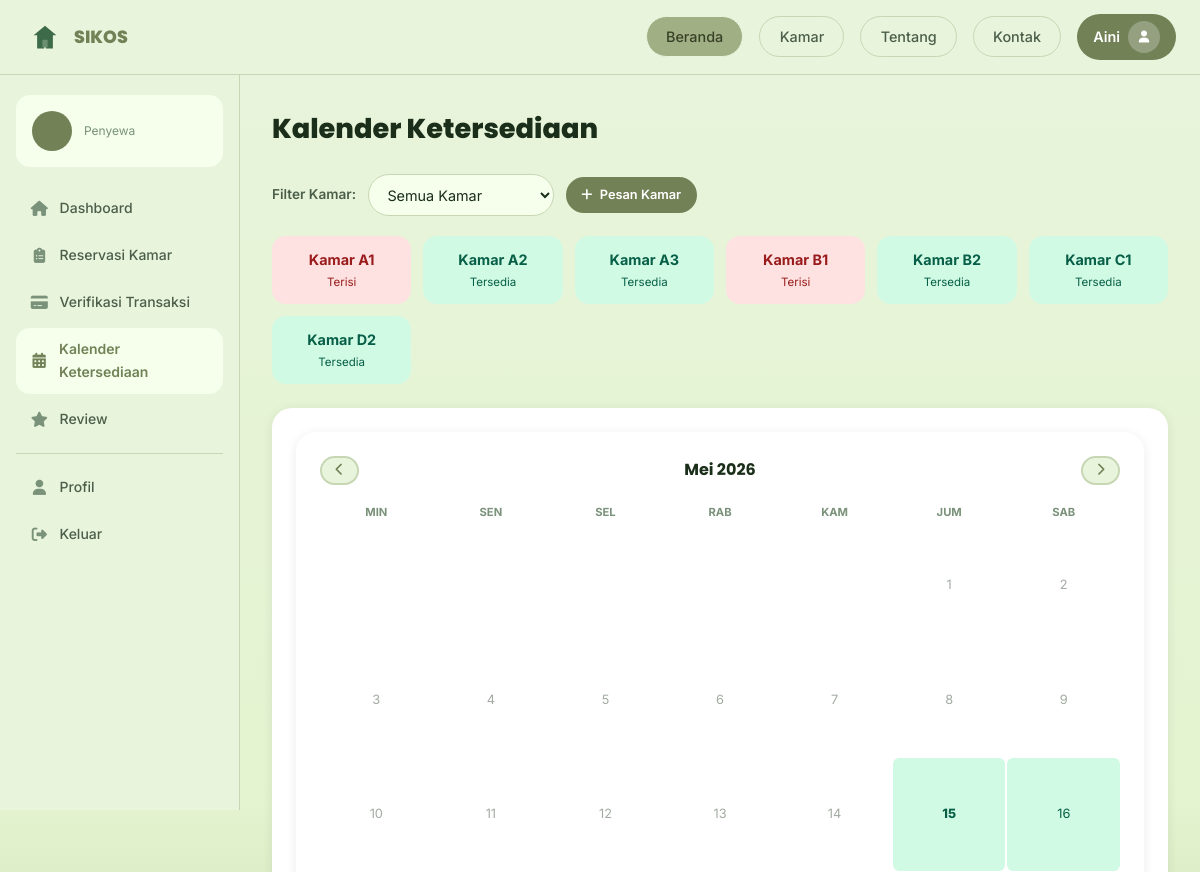
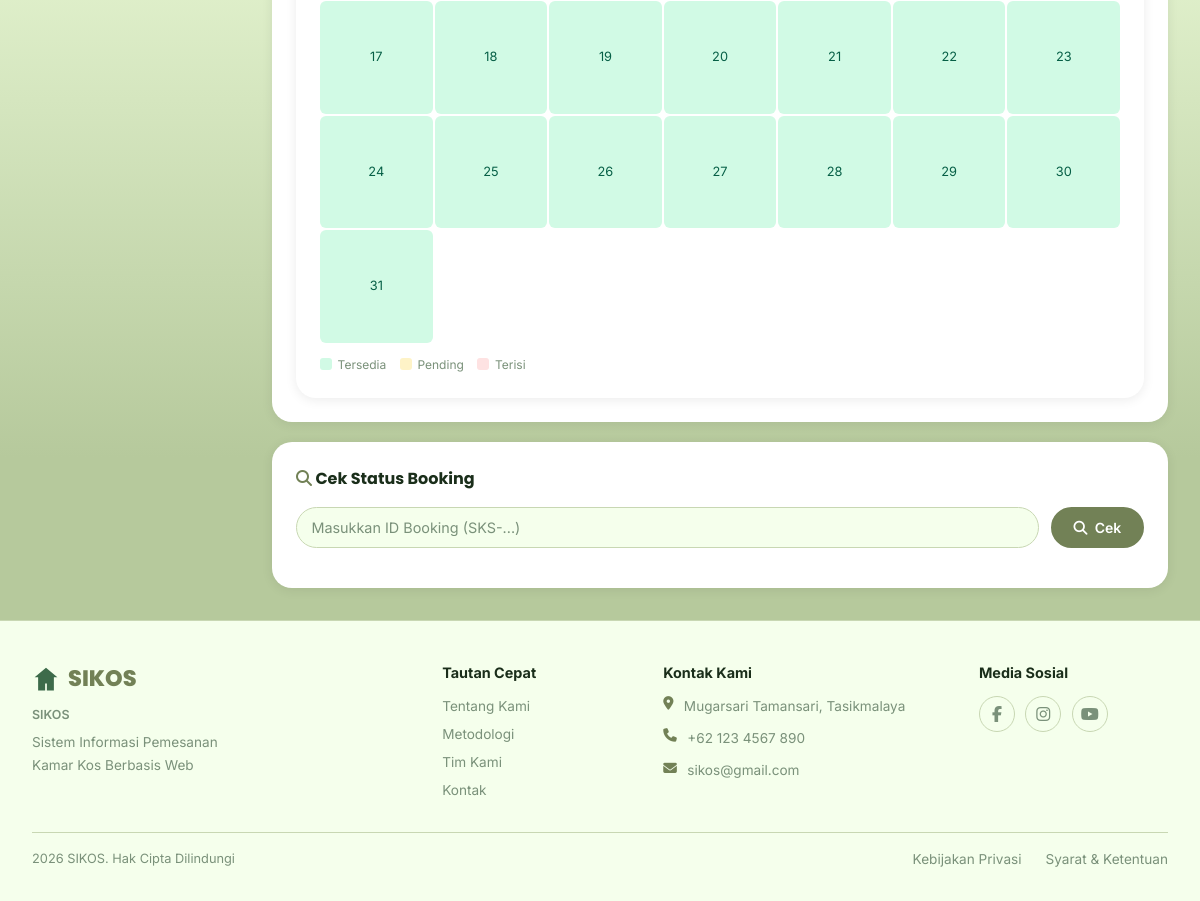
Screenshot of /pages/user/kalender.php (signed in) with the database file from the repository (2 pictures, top to bottom).
### tables this page shows
CREATE TABLE IF NOT EXISTS kamar (
    id_kamar INT AUTO_INCREMENT PRIMARY KEY,
    id_admin INT NOT NULL,
    nomor_kamar VARCHAR(20) NOT NULL UNIQUE,
    tipe VARCHAR(50) NOT NULL DEFAULT 'Standar',
    lantai INT NOT NULL DEFAULT 1,
    harga_per_bulan DECIMAL(12,2) NOT NULL,
    status_ketersediaan ENUM('Tersedia','Terisi','Perbaikan') NOT NULL DEFAULT 'Tersedia',
    deskripsi TEXT,
    foto VARCHAR(255) DEFAULT NULL,
    keterangan TEXT,
    created_at TIMESTAMP DEFAULT CURRENT_TIMESTAMP,
    updated_at TIMESTAMP DEFAULT CURRENT_TIMESTAMP ON UPDATE CURRENT_TIMESTAMP,
    FOREIGN KEY (id_admin) REFERENCES admin(id_admin) ON DELETE CASCADE
);

### backend/config/database.php (called while the page is built, shortened)
<?php
class DB {
    private static $conn = null;
    public static function get(): mysqli {
        if (!self::$conn) {
            self::$conn = new mysqli(DB_HOST, DB_USER, DB_PASS, DB_NAME);
            self::$conn->set_charset('utf8mb4');
        }
        return self::$conn;
    }
    public static function q(string $sql) { return self::get()->query($sql); }
}

### pages/user/kalender.php (the view, shortened to what this page needs)
<?php
require_once __DIR__ . '/../../backend/config/database.php';
$pe = getPenyewa();
$initials = strtoupper(implode('', array_map(fn($w)=>$w[0], array_slice(explode(' ', $pe['nama']), 0, 2))));
$kamarList = DB::q("SELECT id_kamar,nomor_kamar,tipe,status_ketersediaan FROM kamar ORDER BY lantai,nomor_kamar")->fetch_all(MYSQLI_ASSOC);
?>
<?php include __DIR__ . '/../../pages/partials/header.php'; ?>
<div class="app-layout">
  <aside class="sidebar" id="sidebar">
    <div class="sidebar-profile">
      <div class="sidebar-avatar"><?= $initials ?></div>
      <div><div class="sidebar-name"><?= htmlspecialchars($pe['nama']) ?></div><div class="sidebar-role">Penyewa</div></div>
    </div>
    <a href="<?= APP_URL ?>/pages/user/dashboard.php" class="sidebar-link"><i class="fas fa-home"></i> Dashboard</a>
    <a href="<?= APP_URL ?>/pages/user/booking.php" class="sidebar-link"><i class="fas fa-clipboard-list"></i> Reservasi Kamar</a>
    <a href="<?= APP_URL ?>/pages/user/verifikasi.php" class="sidebar-link"><i class="fas fa-credit-card"></i> Verifikasi Transaksi</a>
    <a href="<?= APP_URL ?>/pages/user/kalender.php" class="sidebar-link active"><i class="fas fa-calendar-alt"></i> Kalender Ketersediaan</a>
    <a href="<?= APP_URL ?>/pages/review.php" class="sidebar-link"><i class="fas fa-star"></i> Review</a>
    <div class="sidebar-sep"></div>
    <a href="javascript:void(0)" class="sidebar-link" onclick="showProfil()"><i class="fas fa-user"></i> Profil</a>
    <a href="javascript:void(0)" class="sidebar-link" onclick="confirmLogout()"><i class="fas fa-sign-out-alt"></i> Keluar</a>
  </aside>
  <main class="main-content">
    <h1 style="font-size:1.7rem;font-weight:800;margin-bottom:1.5rem">Kalender Ketersediaan</h1>
    <div style="margin-bottom:1.25rem;display:flex;align-items:center;gap:.75rem;flex-wrap:wrap">
      <label class="form-label" style="margin:0;white-space:nowrap">Filter Kamar:</label>
      <select id="filterKamar" class="form-control" style="width:auto;min-width:180px;border-radius:var(--r3)" onchange="initCal()">
        <option value="">Semua Kamar</option>
      </select>
      <a href="<?= APP_URL ?>/pages/user/booking.php" class="btn btn-primary btn-sm"><i class="fas fa-plus"></i> Pesan Kamar</a>
    </div>
    <div style="display:grid;grid-template-columns:repeat(auto-fill,minmax(130px,1fr));gap:.75rem;margin-bottom:1.5rem">
      <?php foreach ($kamarList as $k):
        $statusColor = $k['status_ketersediaan'] === 'Tersedia' ? '#d1fae5' : ($k['status_ketersediaan'] === 'Terisi' ? '#fee2e2' : '#fef3c7');
        $textColor   = $k['status_ketersediaan'] === 'Tersedia' ? '#065f46' : ($k['status_ketersediaan'] === 'Terisi' ? '#991b1b' : '#92400e');
      ?>
      <div style="background:<?= $statusColor ?>;border-radius:var(--r);padding:.75rem;text-align:center;cursor:pointer;transition:transform .15s" onclick="filterToKamar(<?= $k['id_kamar'] ?>)" title="Kamar <?= htmlspecialchars($k['nomor_kamar']) ?>">
        <div style="font-weight:700;font-size:.9rem;color:<?= $textColor ?>">Kamar <?= htmlspecialchars($k['nomor_kamar']) ?></div>
        <div style="font-size:.72rem;color:<?= $textColor ?>;margin-top:.15rem"><?= htmlspecialchars($k['status_ketersediaan']) ?></div>
      </div>
      <?php endforeach; ?>
    </div>
    <div class="card" style="padding:1.5rem">
      <div id="calContainer"></div>
    </div>
    <div class="card" style="padding:1.5rem;margin-top:1.25rem">
      <h3 style="font-size:1rem;font-weight:700;margin-bottom:1rem"><i class="fas fa-search" style="color:var(--green)"></i> Cek Status Booking</h3>
      <div style="display:flex;gap:.75rem;flex-wrap:wrap">
        <input type="text" id="cekKode" class="form-control" style="flex:1;min-width:200px;border-radius:var(--r3)" placeholder="Masukkan ID Booking (SKS-...)">
        <button class="btn btn-primary" onclick="cekBooking()"><i class="fas fa-search"></i> Cek</button>
      </div>
    </div>
  </main>
</div>
<?php include __DIR__ . '/../../pages/partials/footer.php'; ?>
</body>
</html>

### public/css/style.css (style rules this page uses)
:root { --bg: #E8F4DC; --bg2: #E8F4DC; --white: #ffffff; --card: #EFF3E5; --green: #728156; --green2: #728156; --green3: #728156; --green-lt: #E8F4DC; --green-xl: #F5FFEC; --accent: #728156; --text: #1a2e1a; --text2: #4a5e4a; --text3: #7a917a; --border: #c8d7b3; --red: #c0392b; --orange: #e67e22; --blue: #2980b9; --shadow: 0 2px 12px rgba(0,0,0,.08); --shadow2: 0 4px 20px rgba(0,0,0,.12); --r: 14px; --r2: 20px; --r3: 50px; }
*,*::before,*::after { box-sizing:border-box;margin:0;padding:0 }
html { scroll-behavior:smooth;font-size:16px }
body { font-family:'Inter',system-ui,sans-serif; background: linear-gradient( 180deg, #E8F4DC 0%, #e4f4d0 45%, #B6C99C 75%, #B6C99C 100% ); background-attachment: fixed; color:var(--text); line-height:1.6; }
* { scrollbar-width:thin;scrollbar-color:rgba(114,129,86,.8) rgba(232,244,220,.7) }
a { text-decoration:none;color:inherit }
button,input,select,textarea { font-family:inherit }
h1,h2,h3,h4 { font-family:'Poppins',sans-serif }
.app-layout { display:flex; min-height:calc(100vh - 65px); background:transparent; }
.sidebar { width:240px;min-width:240px;background:var(--bg); border-right:1px solid var(--border);padding:1.25rem 1rem; display:flex;flex-direction:column;gap:.25rem; position:sticky;top:65px;height:calc(100vh - 65px);overflow-y:auto; }
.sidebar-profile { background:var(--green-xl);border-radius:var(--r);padding:1rem; display:flex;align-items:center;gap:.75rem;margin-bottom:1rem; }
.sidebar-avatar { width:40px;height:40px;border-radius:50%;background:var(--green2); color:var(--white);display:flex;align-items:center;justify-content:center; font-weight:700;font-size:.95rem;flex-shrink:0; }
.sidebar-role { font-size:.75rem;color:var(--text3) }
.sidebar-sep { height:1px;background:var(--border);margin:.5rem 0 }
.sidebar-link { display:flex;align-items:center;gap:.7rem;padding:.65rem .9rem; border-radius:var(--r);color:var(--text2);font-size:.875rem;font-weight:500; transition:all .18s;cursor:pointer; }
.sidebar-link:hover,.sidebar-link.active { background:var(--green-xl);color:var(--green3);font-weight:600 }
.sidebar-link i { width:18px;text-align:center;font-size:.95rem;color:var(--text3) }
.sidebar-link.active i,.sidebar-link:hover i { color:var(--green3) }
.main-content { flex:1; padding:2rem; background:transparent; min-width:0 }
.btn { display:inline-flex;align-items:center;gap:.45rem;padding:.6rem 1.3rem;font-size:.875rem;font-weight:600;border-radius:var(--r3);border:2px solid transparent;cursor:pointer;transition:all .18s;white-space:nowrap;font-family:inherit }
.btn-primary { background:var(--green2);color:var(--white);border-color:var(--green2) }
.btn-sm { padding:.38rem .85rem;font-size:.8rem }
.form-label { display:block;font-size:.85rem;font-weight:600;color:var(--text2);margin-bottom:.35rem }
.form-control { width:100%;padding:.65rem .9rem;font-size:.9rem; border:1.5px solid var(--border);border-radius:var(--r3); background:var(--green-xl);color:var(--text);transition:all .18s; }
.form-control::placeholder { color:var(--text3) }
.card { background:var(--white);border-radius:var(--r2);box-shadow:var(--shadow);overflow:hidden }

### rows the page displays
kamar: nomor_kamar "A1", status_ketersediaan "Terisi"
kamar: nomor_kamar "A2", status_ketersediaan "Tersedia"
kamar: nomor_kamar "A3", status_ketersediaan "Tersedia"
kamar: nomor_kamar "B1", status_ketersediaan "Terisi"
kamar: nomor_kamar "B2", status_ketersediaan "Tersedia"
kamar: nomor_kamar "C1", status_ketersediaan "Tersedia"
kamar: nomor_kamar "D2", status_ketersediaan "Tersedia"

### other values shown
explode(' ', $_userName)[0] "Aini"
